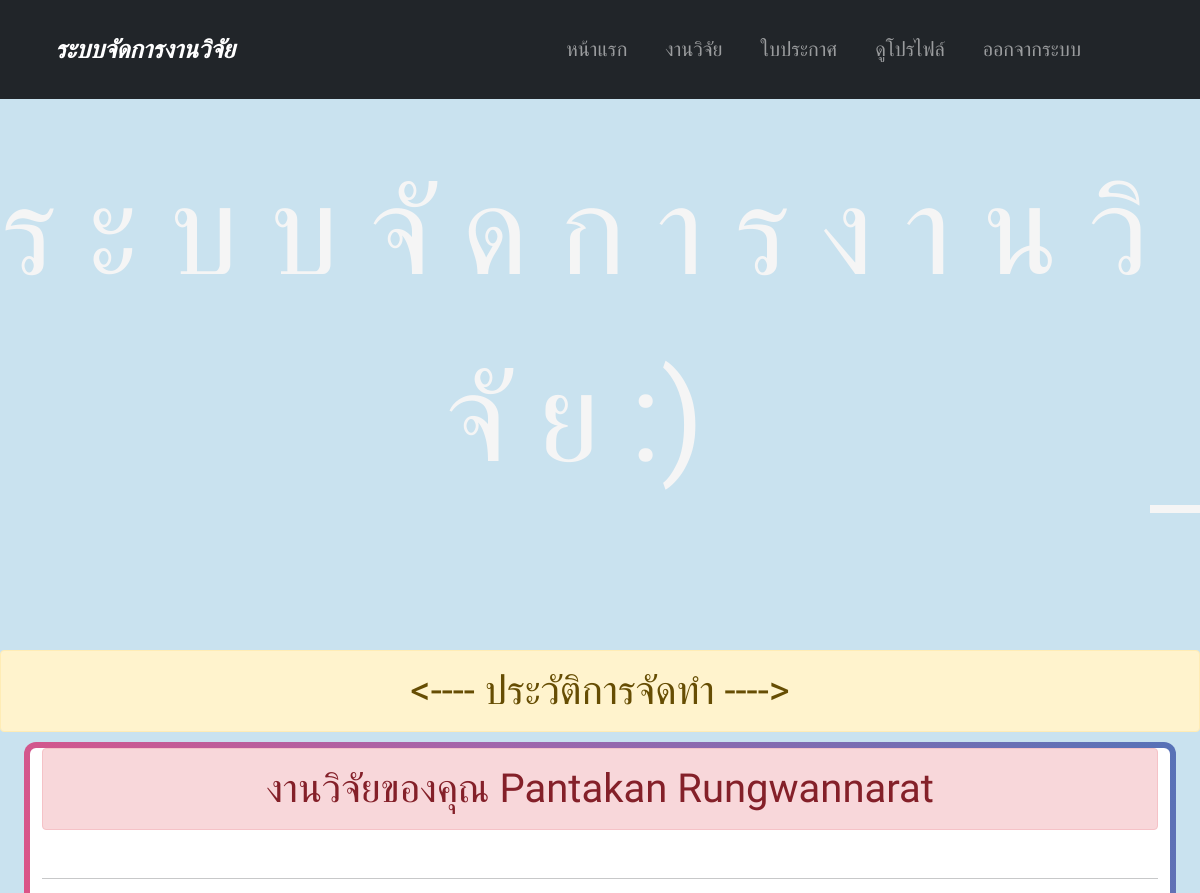
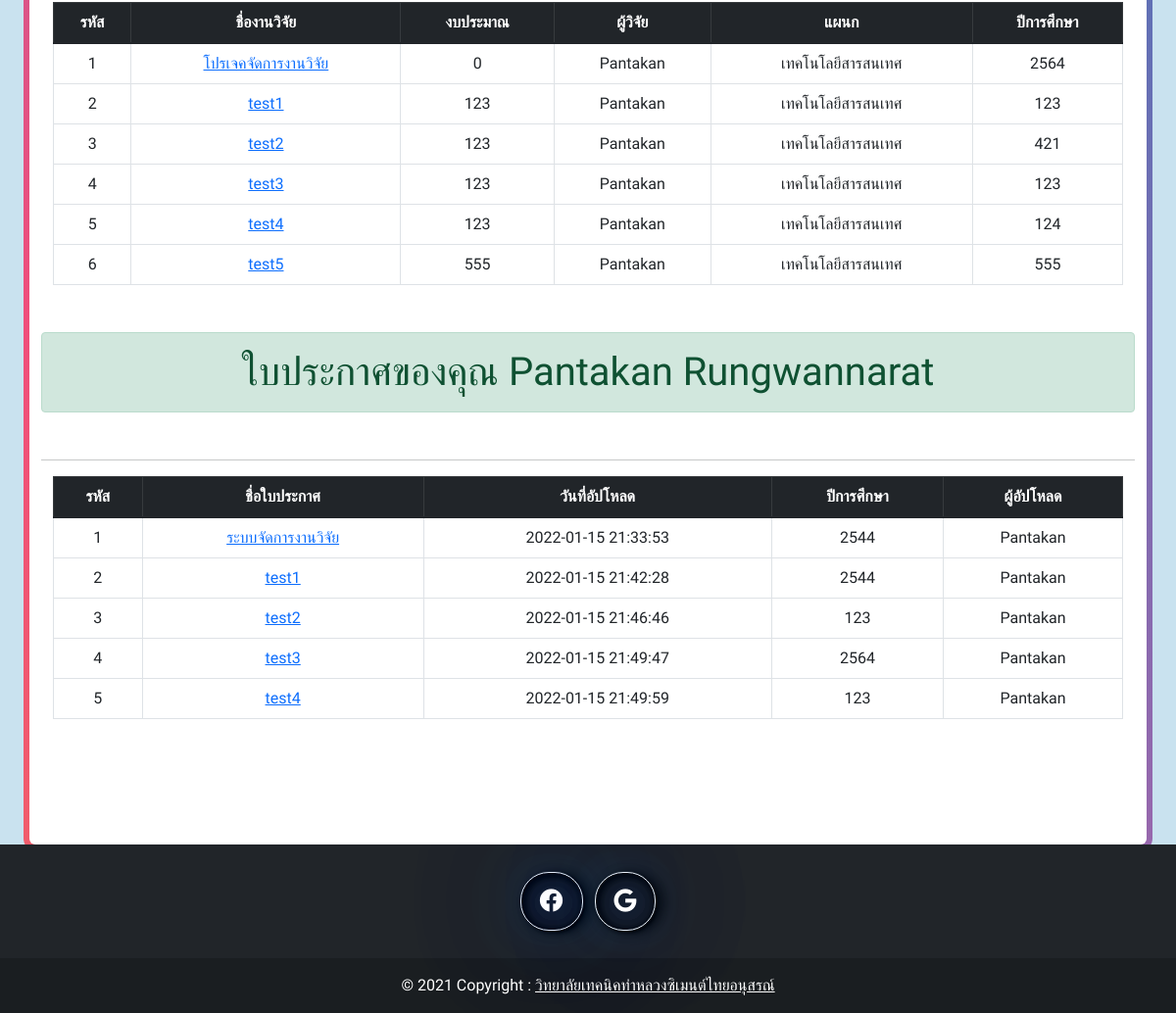
The page /UserHistoryForUser2.php?Acc_id=1 (signed in) on the database its author committed (2 pictures, top to bottom).
### tables this page shows
CREATE TABLE `accounts` (
  `Account_ID` int(3) NOT NULL,
  `Account_Username` varchar(50) DEFAULT NULL,
  `Account_Password` varchar(100) DEFAULT NULL,
  `Account_Status` varchar(10) DEFAULT NULL,
  `Account_Detail` varchar(500) DEFAULT NULL,
  `Account_RecentDate` datetime DEFAULT NULL,
  `Account_RegisterDate` datetime DEFAULT NULL,
  `Account_Level` varchar(20) DEFAULT NULL,
  `Account_FName` varchar(30) DEFAULT NULL,
  `Account_LName` varchar(30) DEFAULT NULL,
  `Account_TNum` char(10) DEFAULT NULL,
  `Account_Email` varchar(50) DEFAULT NULL,
  `Account_Department` varchar(30) DEFAULT NULL,
  `Account_Sex` varchar(10) DEFAULT NULL,
  `Account_IDCard` varchar(13) NOT NULL,
  `Account_Age` int(3) NOT NULL,
  `Account_Birthdate` date NOT NULL,
  `Account_Avatar` varchar(100) NOT NULL,
  `Account_RecentUpdate` datetime NOT NULL
);

CREATE TABLE `researchs` (
  `Research_ID` int(3) NOT NULL,
  `Research_THName` varchar(50) DEFAULT NULL,
  `Research_ENGName` varchar(50) DEFAULT NULL,
  `Research_StartDate` date DEFAULT NULL,
  `Research_Status` varchar(20) DEFAULT NULL,
  `Research_EndDate` date DEFAULT NULL,
  `Research_Budget` int(6) DEFAULT NULL,
  `Research_Detail` varchar(500) DEFAULT NULL,
  `Research_Image` varchar(100) DEFAULT NULL,
  `Research_File` varchar(100) DEFAULT NULL,
  `Research_Year` char(4) DEFAULT NULL,
  `Research_Date` datetime NOT NULL,
  `Research_RecentUpdate` datetime NOT NULL,
  `Account_ID` int(3) DEFAULT NULL
);

CREATE TABLE `certificates` (
  `Certificate_ID` int(3) NOT NULL,
  `Certificate_THName` varchar(50) DEFAULT NULL,
  `Certificate_ENGName` varchar(50) DEFAULT NULL,
  `Certificate_Detail` varchar(500) DEFAULT NULL,
  `Certificate_Date` datetime DEFAULT NULL,
  `Certificate_Image` varchar(100) DEFAULT NULL,
  `Certificate_File` varchar(100) DEFAULT NULL,
  `Certificate_Year` char(4) DEFAULT NULL,
  `Certificate_RecentUpdate` datetime NOT NULL,
  `Account_ID` int(3) DEFAULT NULL
);

### UserHistoryForUser2.php (the view, shortened to what this page needs)
<!DOCTYPE html>
<html>
    <head>
        <link rel = "stylesheet" href = "css/bootstrap.min.css">
        <link rel="stylesheet" href="https://pro.fontawesome.com/releases/v5.10.0/css/all.css">
        <link rel = "stylesheet" href = "style.css">
        <link rel = "stylesheet" href = "border.css">
        <?php
            require("Header2.php");
            require("server.php");
        ?>
        <link rel="stylesheet" type="text/css" href="https://cdn.datatables.net/v/dt/dt-1.11.3/datatables.min.css"/>
    </head>
    <body>
        <h1 class = "alert alert-warning d-flex justify-content-center"><---- ประวัติการจัดทำ ----></h1>
        <section id="box" class = "gradient-border container bg-white">
            <section class = "">
                <?php
                    $Acc_id = $_GET['Acc_id'];
                    $query2 = "SELECT Account_ID , Account_FName , Account_LName , Account_Department FROM accounts WHERE Account_ID = $Acc_id";
                    $result2 = mysqli_query($conn , $query2)or die("Error in SQL : $query2".mysqli_error($conn));
                    $row2 = mysqli_fetch_array($result2);
                ?>
                <h1 class = "alert alert-danger d-flex justify-content-center mb-5">งานวิจัยของคุณ <?php echo $row2['Account_FName'];?> <?php echo $row2['Account_LName'];?></h1>
                <hr class = "bg-dark">
                <section id = "table">
                    <div class = "container mt-1">
                        <div class = "bg-white">
                            <table id = "userdata1" class = "table table-white border table-bordered table-hover table-responsive">
                                <thead class = "table-dark text-center">
                                    <tr>
                                        <th>รหัส</th>
                                        <th>ชื่องานวิจัย</th>
                                        <th>งบประมาณ</th>
                                        <th>ผู้วิจัย</th>
                                        <th>แผนก</th>
                                        <th>ปีการศึกษา</th>
                                    </tr>
                                </thead>
                                <tbody class = "text-center">
                                <?php
                                    $query1 = "SELECT Research_ID , Research_THName , Research_Budget , Research_Year FROM researchs WHERE Account_ID = $Acc_id";
                                    $result1 = mysqli_query($conn , $query1)or die("Error in SQL : $query1".mysqli_error($conn));
                                ?>
                                    <?php foreach($result1 as $row1) { ?>
                                    <tr>
                                        <td><?php echo $row1['Research_ID'];?></td>
                                        <td><a href="ShowResearch.php?Rea_id=<?php echo $row1['Research_ID'];?>&Acc_id=<?php echo $row2['Account_ID'];?>"><?php echo $row1['Research_THName'];?></a></td>
                                        <td><?php echo $row1['Research_Budget'];?></td>
                                        <td><?php echo $row2['Account_FName'];?></td>
                                        <td><?php echo $row2['Account_Department'];?></td>
                                        <td><?php echo $row1['Research_Year'];?></td>
                                    </tr>
                                    <?php } ?>
                                </tbody>
                            </table>
                        </div>
                    </div>
                </section>
                <h1 class = "alert alert-success d-flex justify-content-center mt-5 mb-5">ใบประกาศของคุณ <?php echo $row2['Account_FName'];?> <?php echo $row2['Account_LName'];?></h1>
                <hr class = "bg-dark">
                <section id = "table" style = "padding-bottom: 10%">
                    <div class = "container mt-1">
                        <div class = "bg-white">
                            <table id = "userdata2" class = "table table-white border table-bordered table-hover table-responsive">
                                <thead class = "table-dark text-center">
                                    <tr>
                                        <th>รหัส</th>
                                        <th>ชื่อใบประกาศ</th>
                                        <th>วันที่อัปโหลด</th>
                                        <th>ปีการศึกษา</th>
                                        <th>ผู้อัปโหลด</th>
                                    </tr>
                                </thead>
                                <tbody class = "text-center">
                                <?php
                                    $Acc_id = $_GET['Acc_id'];
                                    $query1 = "SELECT Certificate_ID , Certificate_THName , Certificate_Date , Certificate_Year FROM certificates WHERE Account_ID = $Acc_id";
                                    $result1 = mysqli_query($conn , $query1)or die("Error in SQL : $query1".mysqli_error($conn));
                                ?>
                                    <?php foreach($result1 as $row1) { ?>
                                    <tr>
                                        <td><?php echo $row1['Certificate_ID'];?></td>
                                        <td><a href="ShowCertificate.php?Cer_id=<?php echo $row1['Certificate_ID'];?>&Acc_id=<?php echo $row2['Account_ID'];?>"><?php echo $row1['Certificate_THName'];?></a></td>
                                        <td><?php echo $row1['Certificate_Date'];?></td>
                                        <td><?php echo $row1['Certificate_Year'];?></td>
                                        <td><?php echo $row2['Account_FName'];?></td>
                                    </tr>
                                    <?php } ?>
                                </tbody>
                            </table>
                        </div>
                    </div>
                </section>
           </section>
        </section>
        <?php
        require("Footer.php");
        ?>
    </body>
</html>

### style.css (style rules this page uses)
* { font-family: 'Itim', 'cursive'; }
body { background-color: #C9E2EF; }

### border.css (style rules this page uses)
* { font-family: 'Itim', 'cursive'; }
body { background-color: #0d6efd; }
.gradient-border { --borderWidth: 6px; position: relative; border-radius: var(--borderWidth); }
.gradient-border:after { content: ''; position: absolute; top: calc(-1 * var(--borderWidth)); left: calc(-1 * var(--borderWidth)); height: calc(100% + var(--borderWidth) * 2); width: calc(100% + var(--borderWidth) * 2); background: linear-gradient(60deg, #f79533, #f37055, #ef4e7b, #a166ab, #5073b8, #1098ad, #07b39b, #6fba82); border-radius: calc(2 * var(--borderWidth)); z-index: -1; animation: animatedgradient 3s ease alternate infinite; background-size: 300% 300%; }

### styleHeader.css (style rules this page uses)
* { font-family: 'Itim', 'cursive'; }

### rows shown on the page
accounts: Account_FName "Pantakan", Account_LName "Rungwannarat"
researchs: Research_ID "1", Research_THName "โปรเจคจัดการงานวิจัย", Research_Budget "0", Account_ID.Account_FName "Pantakan", Account_ID.Account_Department "เทคโนโลยีสารสนเทศ", Research_Year "2564"
researchs: Research_ID "2", Research_THName "test1", Research_Budget "123", Account_ID.Account_FName "Pantakan", Account_ID.Account_Department "เทคโนโลยีสารสนเทศ", Research_Year "123"
researchs: Research_ID "3", Research_THName "test2", Research_Budget "123", Account_ID.Account_FName "Pantakan", Account_ID.Account_Department "เทคโนโลยีสารสนเทศ", Research_Year "421"
researchs: Research_ID "4", Research_THName "test3", Research_Budget "123", Account_ID.Account_FName "Pantakan", Account_ID.Account_Department "เทคโนโลยีสารสนเทศ", Research_Year "123"
researchs: Research_ID "5", Research_THName "test4", Research_Budget "123", Account_ID.Account_FName "Pantakan", Account_ID.Account_Department "เทคโนโลยีสารสนเทศ", Research_Year "124"
researchs: Research_ID "6", Research_THName "test5", Research_Budget "555", Account_ID.Account_FName "Pantakan", Account_ID.Account_Department "เทคโนโลยีสารสนเทศ", Research_Year "555"
certificates: Certificate_ID "1", Certificate_THName "ระบบจัดการงานวิจัย", Certificate_Date "2022-01-15 21:33:53", Certificate_Year "2544", Account_ID.Account_FName "Pantakan"
certificates: Certificate_ID "2", Certificate_THName "test1", Certificate_Date "2022-01-15 21:42:28", Certificate_Year "2544", Account_ID.Account_FName "Pantakan"
certificates: Certificate_ID "3", Certificate_THName "test2", Certificate_Date "2022-01-15 21:46:46", Certificate_Year "123", Account_ID.Account_FName "Pantakan"
certificates: Certificate_ID "4", Certificate_THName "test3", Certificate_Date "2022-01-15 21:49:47", Certificate_Year "2564", Account_ID.Account_FName "Pantakan"
certificates: Certificate_ID "5", Certificate_THName "test4", Certificate_Date "2022-01-15 21:49:59", Certificate_Year "123", Account_ID.Account_FName "Pantakan"
